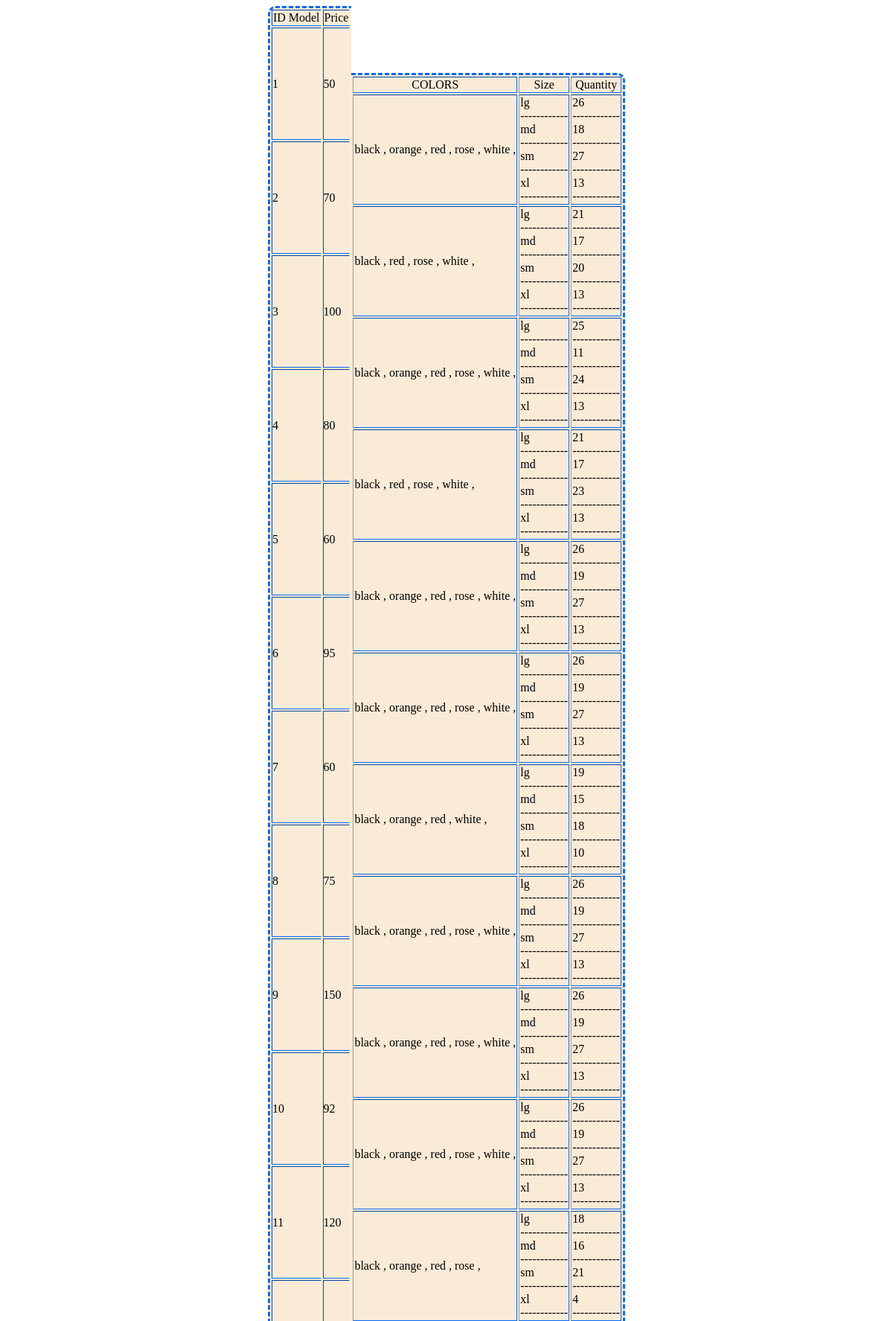
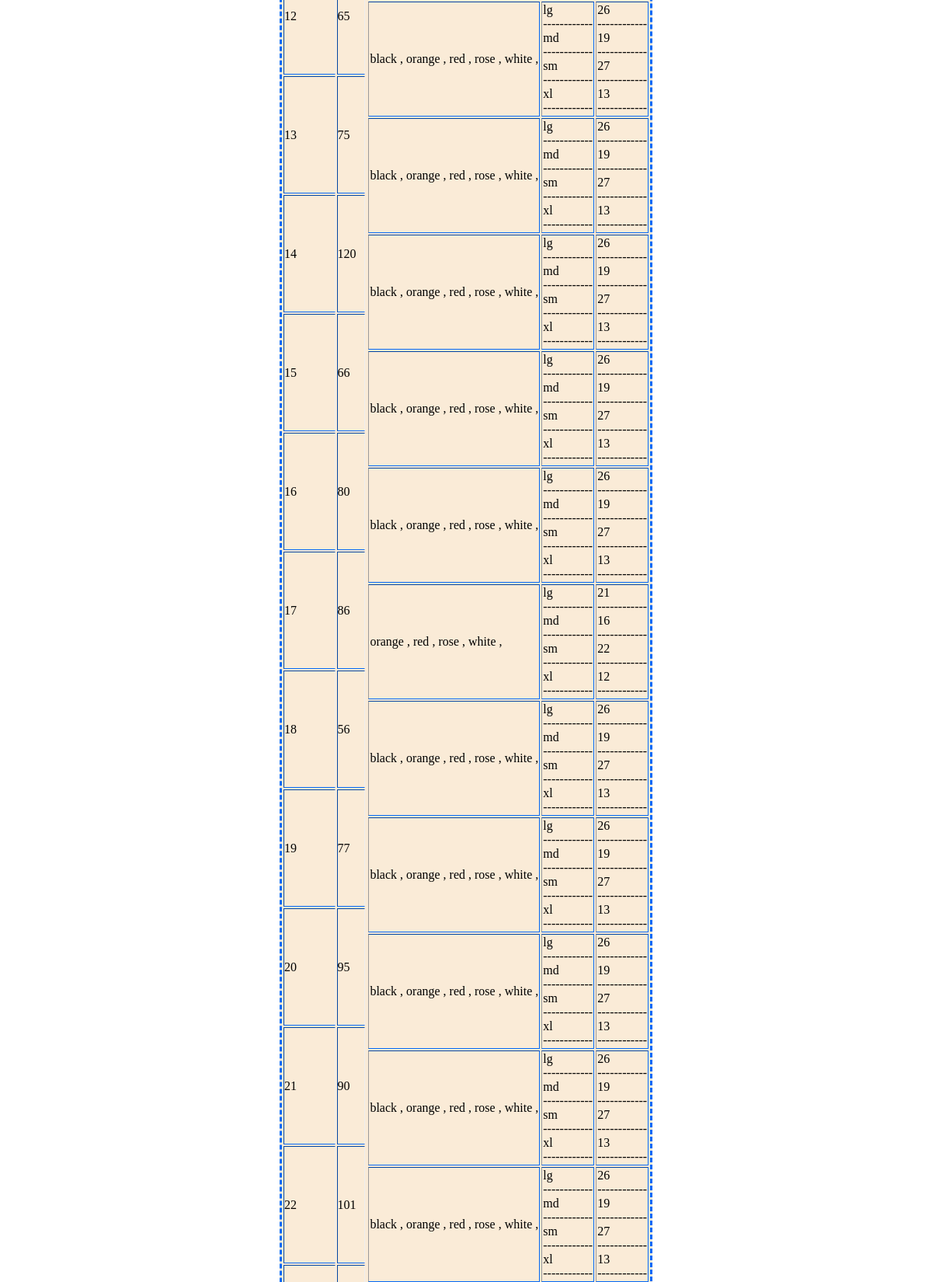
The page /PHP/showmodel.php (upper part) on the database its author committed (2 pictures, top to bottom).
### tables this page shows
CREATE TABLE `model` (
  `idmodel` int(11) NOT NULL,
  `Name` varchar(60) DEFAULT NULL,
  `price` double DEFAULT NULL
);

### PHP/showmodel.php (the view, shortened to what this page needs)
<?php
	require_once("connection.php");
	$id_price = $conn->query( "SELECT * FROM model");
	echo("<center>");
	echo("<table border='1px' class='t t3'>");
	echo("<tr><td> ID Model</td><td>Price</td></tr>");
	while($row = $id_price->fetch(PDO::FETCH_ASSOC))
	{
		echo("<tr class='t2'><td class='t2' colpan='3'>");
		echo($row['idmodel']);
		echo("</td><td class='t2' colspan='3'>");
		echo($row['price']);
		echo("</td></tr>");
	}
	echo("</table>");
	$count = $conn->query("SELECT COUNT(idmodel) FROM model");
	$c=$count->fetch(PDO::FETCH_ASSOC);
	for($i=1 ; $i<=$c['COUNT(idmodel)'] ; $i++){
		$infc[]=$conn->query("SELECT DISTINCT color_color FROM model_has_info WHERE model_idmodel=$i");
		$infs[]=$conn->query("SELECT DISTINCT size_size FROM model_has_info WHERE model_idmodel=$i");
		$infqs[]=$conn->query("SELECT SUM(quantity_quantity) FROM model_has_info WHERE model_idmodel =$i AND size_size = 'sm'");
		$infql[]=$conn->query("SELECT SUM(quantity_quantity) FROM model_has_info WHERE model_idmodel =$i AND size_size = 'lg'");
		$infqm[]=$conn->query("SELECT SUM(quantity_quantity) FROM model_has_info WHERE model_idmodel =$i AND size_size = 'md'");
		$infqx[]=$conn->query("SELECT SUM(quantity_quantity) FROM model_has_info WHERE model_idmodel =$i AND size_size = 'xl'");
	}
echo("<table border='1px' class='t t4'>");
echo("<tr><td> <center>COLORS</center></td><td> <center>Size</center></td><td> <center>Quantity</center></td></tr>");
	for($t=0;$t<$c['COUNT(idmodel)'];$t++)
		{
			echo("<tr><td>");
		while($color= $infc[$t]->fetch(PDO::FETCH_ASSOC))
		{
			 echo($color['color_color']);
			echo (" , ");
		}
		echo("</td>");
			echo("<td>");
		while($size= $infs[$t]->fetch(PDO::FETCH_ASSOC))
		{
			 echo($size['size_size']);
			echo("<br>------------<br>");
		}
		echo("</td>");
			echo("<td>");
		while($qs= $infqs[$t]->fetch(PDO::FETCH_ASSOC))
		{
			 echo($qs['SUM(quantity_quantity)']);
			echo("<br>------------<br>");
		}
		while($ql= $infql[$t]->fetch(PDO::FETCH_ASSOC))
		{
			 echo($ql['SUM(quantity_quantity)']);
			echo("<br>------------<br>");
		}
		while($qm= $infqm[$t]->fetch(PDO::FETCH_ASSOC))
		{
			 echo($qm['SUM(quantity_quantity)']);
			echo("<br>------------<br>");
		}
		while($qx= $infqx[$t]->fetch(PDO::FETCH_ASSOC))
		{
			 echo($qx['SUM(quantity_quantity)']);
			echo("<br>------------<br>");
		}
		echo("</td></tr>");
		}
echo("</table>");
echo("</center>");
?>
<!doctype html>
<html>
<head>
	<link rel="stylesheet" href="../CSS/showmodel.css">
</head>
<body>
</body>
</html>

### CSS/showmodel.css (style rules this page uses)
.t { display: inline-block; border: dashed #0469F5; background-color:antiquewhite; padding: 0px; }
.t2 { padding: 66px 0px 65px 0px; }
.t3 { border-right:none ; border-radius: 10px 0px 0px 10px; }
.t4 { border-left:none ; border-radius: 0px 10px 10px 0px; }

### rows shown on the page
model: idmodel "1", price "50"
model: idmodel "2", price "70"
model: idmodel "3", price "100"
model: idmodel "4", price "80"
model: idmodel "5", price "60"
model: idmodel "6", price "95"
model: idmodel "7", price "60"
model: idmodel "8", price "75"
model: idmodel "9", price "150"
model: idmodel "10", price "92"
model: idmodel "11", price "120"
model: idmodel "12", price "65"
model: idmodel "13", price "75"
model: idmodel "14", price "120"
model: idmodel "15", price "66"
model: idmodel "16", price "80"
model: idmodel "17", price "86"
model: idmodel "18", price "56"
model: idmodel "19", price "77"
model: idmodel "20", price "95"
model: idmodel "21", price "90"
model: idmodel "22", price "101"

### other values the page prints
$color['color_color'] "black"
$color['color_color'] "orange"
$color['color_color'] "red"
$color['color_color'] "rose"
$color['color_color'] "white"
$size['size_size'] "lg"
$size['size_size'] "md"
$size['size_size'] "sm"
$size['size_size'] "xl"
$qs['SUM(quantity_quantity)'] "26"
$ql['SUM(quantity_quantity)'] "18"
$qm['SUM(quantity_quantity)'] "27"
$qx['SUM(quantity_quantity)'] "13"
$qs['SUM(quantity_quantity)'] "21"
$ql['SUM(quantity_quantity)'] "17"
